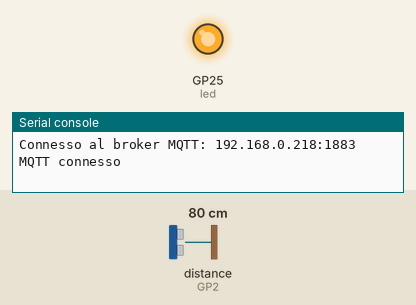
A program run on a simulated Raspberry Pi Pico running MicroPython. Shown: output pins drawn as LEDs (lit = HIGH), the last lines printed to the serial console. The test bench sets the inputs (shaded band); at power-on: distance to the obstacle (sensor on GP2) 80 cm. The echo pulse lasts 58.3 µs per cm; WiFi joins after 1.5 s; no MQTT or app messages arrive unless stated; values from a settings file that is not in the repository are placeholders; pins used as bus, display or sensor lines are not drawn.

Above: at 2.2 s.
At 3.7 s:
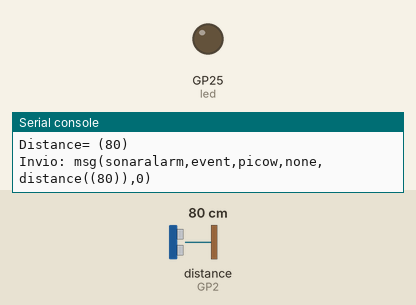
Timing chart, 0 to 5.2 s (numbered marks = the images above):
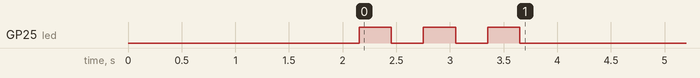

The program:

sonarMqtt.py
```python
from machine import Pin, time_pulse_us
import network
import time
from secretsTPLink import secrets
#from secretsLab import secrets
from umqtt_simple import MQTTClient

#############################################
# sonarMqtt.py Attivare su PC
#############################################
# ===== WIFI =====
SSID     = secrets['ssid']  ##secretsLab.WIFI_SSID
PASSWORD = secrets['pw']    ##secretsLab.WIFI_PASSWORD


led      = machine.Pin("LED", machine.Pin.OUT)

# ===== MQTT =====
MQTT_BROKER = "192.168.0.218" #"192.168.0.245" #"192.168.1.132"
MQTT_PORT   = 1883
CLIENT_ID   = "picosonar"
TOPIC       = b"robotsmart26usagein"


def ledOnOff(N,DT):
    #while True:
    for _ in range(N):
        led.toggle()
        time.sleep(DT)
    led.off()

def connect_wifi():
    wlan = network.WLAN(network.STA_IF)
    wlan.active(True)
    wlan.connect(SSID, PASSWORD)

    while not wlan.isconnected():
        time.sleep(1)
        print("Connessione WiFi...")

    print("Connesso:", wlan.ifconfig())


def connect_mqtt():
    client = MQTTClient(
        client_id = CLIENT_ID,
        server    = MQTT_BROKER,
        port      = MQTT_PORT,
        keepalive = 60
    )
    client.connect()
    print(f"Connesso al broker MQTT: {MQTT_BROKER}:{MQTT_PORT}")
    return client

##client = MQTTClient(CLIENT_ID, MQTT_BROKER)

# ===== SONAR =====
TRIG = Pin(3, Pin.OUT)
ECHO = Pin(2, Pin.IN)

def misura_distanza():
    TRIG.low()
    time.sleep_us(2)

    TRIG.high()
    time.sleep_us(10)
    TRIG.low()

    durata = time_pulse_us(ECHO, 1, 30000)

    if durata < 0:
        return None

    distanza = (durata / 2) / 29.1
    return distanza

# ===== MAIN =====
connect_wifi()
#client.connect()
client = connect_mqtt()
print("MQTT connesso")
ledOnOff(5,0.3)

while True:
#for i in range(20):
    try:
        d = misura_distanza()

        if d is not None:
            #msg = "event(distance, sonar, %.2f)" % d
            d_int = round(d)
            value = "(%d)" % d_int
            #value  = "sonardata(%d,%d)" % (d_int, i)
            print("Distance=", value)
            #msg = "msg(sonardata,event,picow,none,"+value+",0)"
            msg = "msg(sonaralarm,event,picow,none,distance("+value+"),0)"
            print("Invio:", msg)
            client.publish(TOPIC, msg.encode() )
        else:
            print("Errore misura")

        time.sleep(1)

    except KeyboardInterrupt as e:
        print("Programma interrotto manualmente")
        break
    except Exception as e:
        print("È successo qualcosa di imprevisto:", type(e).__name__, e)


    
```
